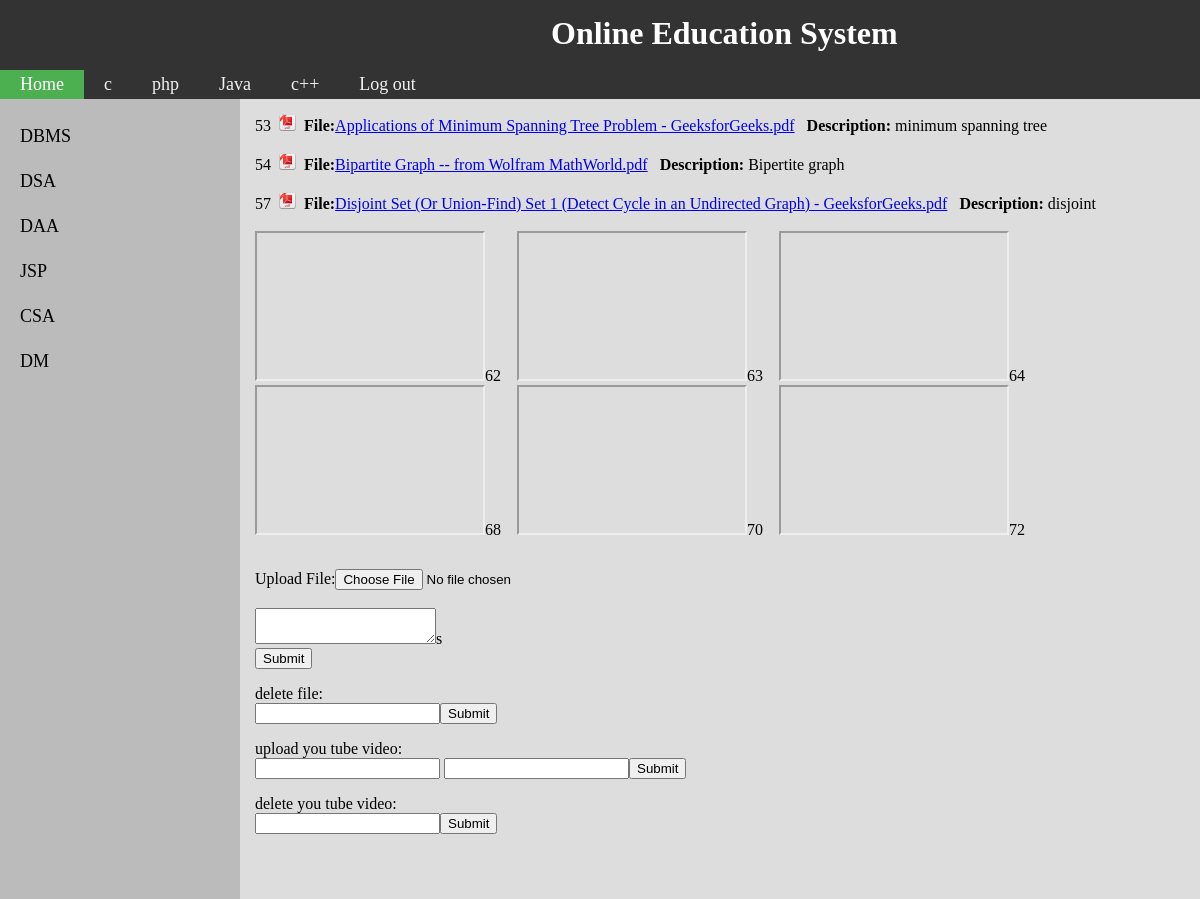
Page /OnlineEducationSystem/admin/adsa.php (signed in) on the committed database.
### tables this page shows
CREATE TABLE `admin_upload` (
  `id` int(200) NOT NULL,
  `subject` varchar(500) NOT NULL,
  `filename` varchar(500) NOT NULL,
  `description` varchar(500) NOT NULL
);

CREATE TABLE `youtube` (
  `id` int(11) NOT NULL,
  `link` varchar(1000) NOT NULL,
  `branch` varchar(50) NOT NULL,
  `about` varchar(100) NOT NULL DEFAULT '3'
);

### OnlineEducationSystem/admin/adsa.php (the view, shortened to what this page needs)
<html>
    <head>
    </head>
    <body>
        <div class="topnav" ><h1>&nbsp;&nbsp;&nbsp;&nbsp;&nbsp;&nbsp;&nbsp;&nbsp;&nbsp;&nbsp;&nbsp;&nbsp;Online Education System</h1></div>
        <div class="topnav" >
            <a class="active" href="educature/home.php">Home</a>
                    <a href="ac1.php">c</a>
                    <a href="aphp.php">php</a>
                    <a href="ajava.php">Java</a>
                    <a href="ac++.php">c++</a>
            <a href="../logout.php">Log out</a>
        </div>
        <div class="row" style="margin:0px;height:100%" >
            <div class="left" style="background-color:#bbb;" >
                <ul id="myMenu" name="">
                    <li><a href="ace.php" onc>DBMS</a></li>
                    <li><a href="adsa.php">DSA</a></li>
                    <li><a href="adaa.php">DAA</a></li>
                    <li><a href="ajsp.php">JSP</a></li>
                    <li><a href="acsa.php">CSA</a></li>
                    <li><a href="adm.php">DM</a></li>
                </ul>
            </div>
            <div class="right" style="background-color:#ddd;">
                <?php
                try {
                    $dbhandler = new PDO('mysql:host=127.0.0.1;dbname=php', 'root', '');
                    $dbhandler->setAttribute(PDO::ATTR_ERRMODE, PDO::ERRMODE_EXCEPTION);
                    $query = $dbhandler->query('select * from admin_upload where subject="dsa"');
                    while ($r = $query->fetch()) {
                        $fnm = $r['filename'];
                        echo $r['id'];
                        echo "&nbsp;&nbsp;<img src='pdf.jpg' height=17 width=17/>&nbsp;&nbsp;<b>File:</b><a href='../upload/$fnm' target='_blank'>" . $fnm . '</a>&nbsp;&nbsp;&nbsp;<b>Description:</b>' . $r['description'];
                        echo '<br><br>';
                   }
                    $query = $dbhandler->query('select * from youtube where branch="dsa"');
                    echo '<table class="right" style="background-color:#ddd;">';
                    while ($r = $query->fetch()) {
                        echo'
                             <iframe width="230" height="150" src="' . $r['link'] . '">
                             </iframe>';
                        ?>&nbsp;&nbsp;&nbsp;<?php
                    }
                    echo '</table>';
                    if (isset($_COOKIE['ausername'])) {
                        echo '<form action="sdsa.php" method="post" enctype="multipart/form-data">
                Upload File:<input type="file" name="myFile" id="myFile" required="true">
                <br><br>
                <textarea name="description" required="true">
                </textarea>s
                <br> <input type="submit" value="Submit" id="jay" />
            </form>';
                        echo 'delete file:<form method="POST" action="">';
                        echo '<input type="text" name="id1" required="true">';
                        echo '<input type="submit"></form>';
                        echo 'upload you tube video:<form method="POST" action="">';
                        echo '<input type="text" name="link" required="true">';
                        echo ' <input type="text" name="about" required="true">';
                        echo '<input type="submit"></form>';
                        echo 'delete you tube video:<form method="POST" action="">';
                        echo '<input type="text" name="id" required="true">';
                        echo '<input type="submit"></form>';
                    }
                } catch (PDOException $e) {
                    echo $e->getMessage();
                    die();
                }
                ?>
            </div>
        </div>
    </body>
</html>

### OnlineEducationSystem/admin/adsa.php (style rules this page uses)
body { background-color: #ddd; margin: 0px; }
h1 { color: white; padding: 5px; align-items: center; margin: 20px; margin-top: 10px; margin-bottom: 40px; margin-left: 450px; margin-right: 50px; height: 20px; }
div { margin: 0px; }
.topnav { overflow: hidden; background-color: #333; }
.topnav a { float: left; color: #f2f2f2; text-align: center; padding: 4px 20px; text-decoration: none; font-size: 18px; }
.topnav a.active { background-color: #4CAF50; color: white; }
* { box-sizing: border-box; }
.row { display: flex; }
.left { flex: 20%; padding: 15px 0; }
.right { flex: 80%; padding: 15px; }
#myMenu { list-style-type: none; padding: 0; margin: 0; }
#myMenu li a { backgrxound-color: #f6f6f6; padding: 12px 20px; text-decoration: none; font-size: 18px; color: black; display: block; }

### rows in the picture
admin_upload: id "53", filename "Applications of Minimum Spanning Tree Problem - GeeksforGeeks.pdf", description "minimum spanning tree"
admin_upload: id "54", filename "Bipartite Graph -- from Wolfram MathWorld.pdf", description "Bipertite graph"
admin_upload: id "57", filename "Disjoint Set (Or Union-Find) Set 1 (Detect Cycle in an Undirected Graph) - GeeksforGeeks.pdf", description "disjoint"
